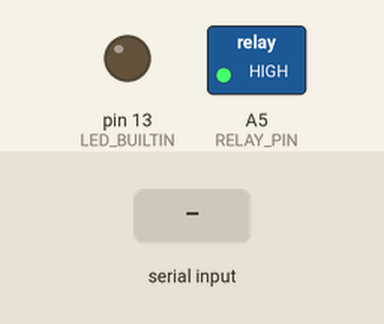
The sketch below on a simulated Arduino Uno, built with avr-gcc and run on an emulated ATmega328P. Shown: switched loads named in the sketch (green lamp = pin HIGH), output pins drawn as LEDs (lit = HIGH). The test bench sets the inputs (shaded band). What the sketch prints to the serial monitor is not drawn.

Above: at 1.2 s.
1.3 s: "2561\n" received over Serial
At 1.6 s:
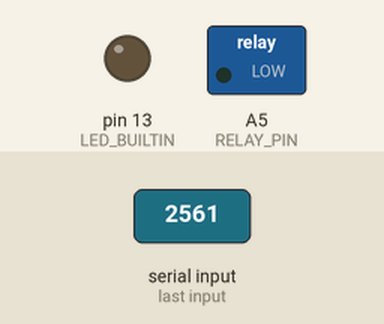
2.8 s: "1\n" received over Serial
Timing chart, 0 to 5.8 s (numbered marks = the images above; inputs shaded):
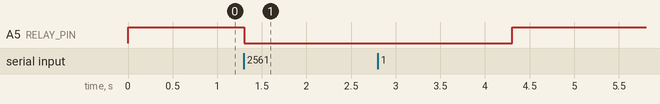

The sketch:

CodeForArduino.ino
```cpp
const int RELAY_PIN = A5; //Solenoid Lock should be connected to this pin
String incomingByte; //String that we receive from python


void setup() {
  Serial.begin(9600);  pinMode(LED_BUILTIN, OUTPUT);
  pinMode(RELAY_PIN, OUTPUT);
  digitalWrite(RELAY_PIN, HIGH);
  digitalWrite(LED_BUILTIN, LOW);

}

void loop() {
  if(Serial.available() > 0){
    incomingByte = Serial.readStringUntil('\n');

    if(incomingByte == "2561"){ //THIS NUMBER IS THE PASSWORD
      digitalWrite(RELAY_PIN, LOW);
      delay(3000);
      digitalWrite(RELAY_PIN, HIGH);
    }

      else{
    Serial.write("ERROR");
  }

  }

}
```

Measured:
- after the input at 1.3 s, A5 (RELAY_PIN): HIGH → LOW at once
